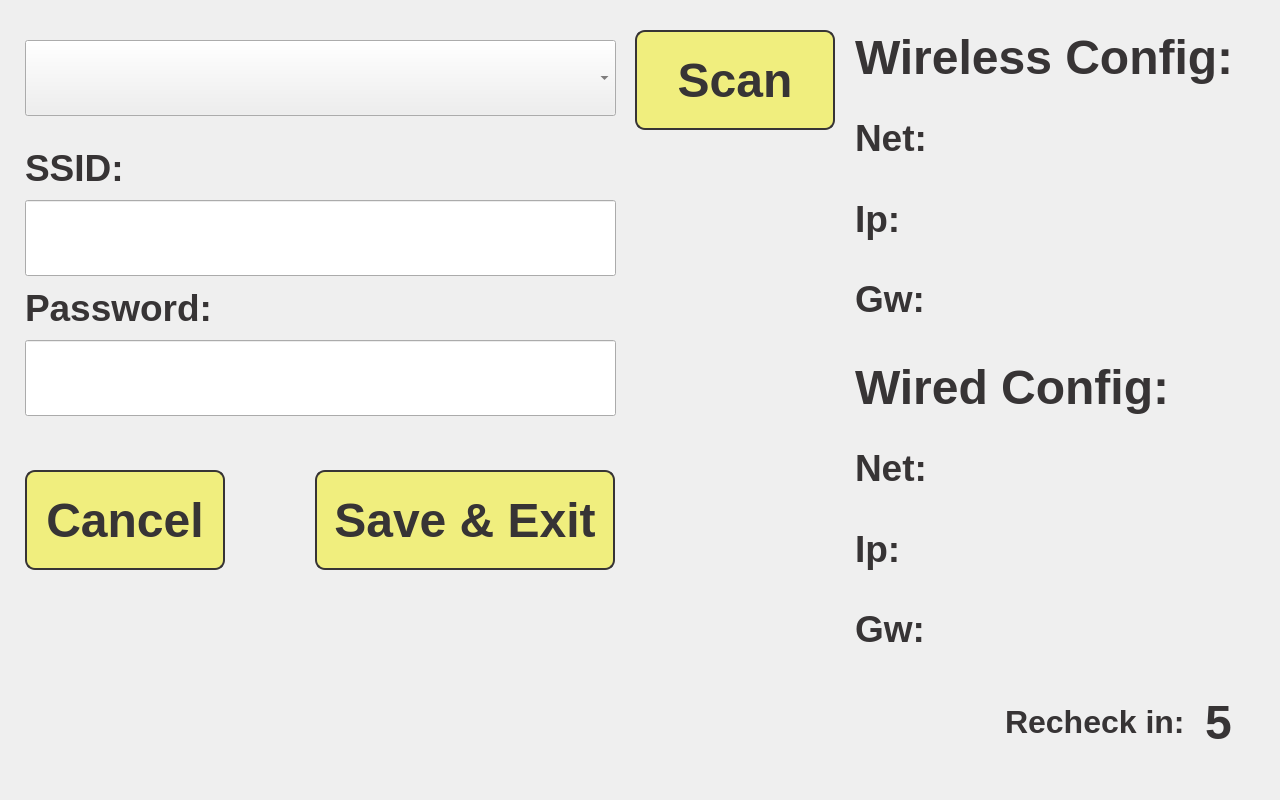
<?xml version="1.0" encoding="UTF-8"?>
<ui version="4.0">
 <class>WiFiDialog</class>
 <widget class="QDialog" name="WiFiDialog">
  <property name="geometry">
   <rect>
    <x>0</x>
    <y>0</y>
    <width>1280</width>
    <height>800</height>
   </rect>
  </property>
  <property name="windowTitle">
   <string>Dialog</string>
  </property>
  <property name="styleSheet">
   <string notr="true"/>
  </property>
  <widget class="QWidget" name="verticalLayoutWidget">
   <property name="geometry">
    <rect>
     <x>855</x>
     <y>20</y>
     <width>416</width>
     <height>316</height>
    </rect>
   </property>
   <layout class="QVBoxLayout" name="verticalLayout">
    <item>
     <widget class="QLabel" name="minutesLabel">
      <property name="font">
       <font>
        <family>Liberation Sans</family>
        <pointsize>36</pointsize>
        <weight>75</weight>
        <bold>true</bold>
       </font>
      </property>
      <property name="styleSheet">
       <string notr="true">color: rgb(55, 52, 53);</string>
      </property>
      <property name="text">
       <string>Wireless Config:</string>
      </property>
      <property name="alignment">
       <set>Qt::AlignLeading|Qt::AlignLeft|Qt::AlignVCenter</set>
      </property>
     </widget>
    </item>
    <item>
     <widget class="QLabel" name="wirelessLabel1">
      <property name="font">
       <font>
        <family>Liberation Sans</family>
        <pointsize>28</pointsize>
        <weight>75</weight>
        <bold>true</bold>
       </font>
      </property>
      <property name="styleSheet">
       <string notr="true">color: rgb(55, 52, 53);</string>
      </property>
      <property name="text">
       <string>Net:</string>
      </property>
      <property name="alignment">
       <set>Qt::AlignLeading|Qt::AlignLeft|Qt::AlignVCenter</set>
      </property>
     </widget>
    </item>
    <item>
     <widget class="QLabel" name="wirelessLabel2">
      <property name="font">
       <font>
        <family>Liberation Sans</family>
        <pointsize>28</pointsize>
        <weight>75</weight>
        <bold>true</bold>
       </font>
      </property>
      <property name="styleSheet">
       <string notr="true">color: rgb(55, 52, 53);</string>
      </property>
      <property name="text">
       <string>Ip:</string>
      </property>
      <property name="alignment">
       <set>Qt::AlignLeading|Qt::AlignLeft|Qt::AlignVCenter</set>
      </property>
     </widget>
    </item>
    <item>
     <widget class="QLabel" name="wirelessLabel3">
      <property name="font">
       <font>
        <family>Liberation Sans</family>
        <pointsize>28</pointsize>
        <weight>75</weight>
        <bold>true</bold>
       </font>
      </property>
      <property name="styleSheet">
       <string notr="true">color: rgb(55, 52, 53);</string>
      </property>
      <property name="text">
       <string>Gw:</string>
      </property>
      <property name="alignment">
       <set>Qt::AlignLeading|Qt::AlignLeft|Qt::AlignVCenter</set>
      </property>
     </widget>
    </item>
   </layout>
  </widget>
  <widget class="QLineEdit" name="ssidEdit">
   <property name="geometry">
    <rect>
     <x>25</x>
     <y>200</y>
     <width>591</width>
     <height>76</height>
    </rect>
   </property>
   <property name="font">
    <font>
     <family>Liberation Sans</family>
     <pointsize>28</pointsize>
     <weight>75</weight>
     <bold>true</bold>
    </font>
   </property>
   <property name="styleSheet">
    <string notr="true">color: rgb(55, 52, 53);</string>
   </property>
  </widget>
  <widget class="QLineEdit" name="passEdit">
   <property name="geometry">
    <rect>
     <x>25</x>
     <y>340</y>
     <width>591</width>
     <height>76</height>
    </rect>
   </property>
   <property name="font">
    <font>
     <family>Liberation Sans</family>
     <pointsize>28</pointsize>
     <weight>75</weight>
     <bold>true</bold>
    </font>
   </property>
   <property name="styleSheet">
    <string notr="true">color: rgb(55, 52, 53);</string>
   </property>
  </widget>
  <widget class="QComboBox" name="comboBox">
   <property name="geometry">
    <rect>
     <x>25</x>
     <y>40</y>
     <width>591</width>
     <height>76</height>
    </rect>
   </property>
   <property name="font">
    <font>
     <family>Liberation Sans</family>
     <pointsize>26</pointsize>
     <weight>75</weight>
     <bold>true</bold>
    </font>
   </property>
   <property name="styleSheet">
    <string notr="true">color: rgb(55, 52, 53);</string>
   </property>
   <property name="currentText">
    <string/>
   </property>
   <property name="currentIndex">
    <number>-1</number>
   </property>
  </widget>
  <widget class="QWidget" name="verticalLayoutWidget_2">
   <property name="geometry">
    <rect>
     <x>855</x>
     <y>350</y>
     <width>416</width>
     <height>316</height>
    </rect>
   </property>
   <layout class="QVBoxLayout" name="verticalLayout_2">
    <item>
     <widget class="QLabel" name="minutesLabel_5">
      <property name="font">
       <font>
        <family>Liberation Sans</family>
        <pointsize>36</pointsize>
        <weight>75</weight>
        <bold>true</bold>
       </font>
      </property>
      <property name="styleSheet">
       <string notr="true">color: rgb(55, 52, 53);</string>
      </property>
      <property name="text">
       <string>Wired Config:</string>
      </property>
      <property name="alignment">
       <set>Qt::AlignLeading|Qt::AlignLeft|Qt::AlignVCenter</set>
      </property>
     </widget>
    </item>
    <item>
     <widget class="QLabel" name="wiredLabel1">
      <property name="font">
       <font>
        <family>Liberation Sans</family>
        <pointsize>28</pointsize>
        <weight>75</weight>
        <bold>true</bold>
       </font>
      </property>
      <property name="styleSheet">
       <string notr="true">color: rgb(55, 52, 53);</string>
      </property>
      <property name="text">
       <string>Net:</string>
      </property>
      <property name="alignment">
       <set>Qt::AlignLeading|Qt::AlignLeft|Qt::AlignVCenter</set>
      </property>
     </widget>
    </item>
    <item>
     <widget class="QLabel" name="wiredLabel2">
      <property name="font">
       <font>
        <family>Liberation Sans</family>
        <pointsize>28</pointsize>
        <weight>75</weight>
        <bold>true</bold>
       </font>
      </property>
      <property name="styleSheet">
       <string notr="true">color: rgb(55, 52, 53);</string>
      </property>
      <property name="text">
       <string>Ip:</string>
      </property>
      <property name="alignment">
       <set>Qt::AlignLeading|Qt::AlignLeft|Qt::AlignVCenter</set>
      </property>
     </widget>
    </item>
    <item>
     <widget class="QLabel" name="wiredLabel3">
      <property name="font">
       <font>
        <family>Liberation Sans</family>
        <pointsize>28</pointsize>
        <weight>75</weight>
        <bold>true</bold>
       </font>
      </property>
      <property name="styleSheet">
       <string notr="true">color: rgb(55, 52, 53);</string>
      </property>
      <property name="text">
       <string>Gw:</string>
      </property>
      <property name="alignment">
       <set>Qt::AlignLeading|Qt::AlignLeft|Qt::AlignVCenter</set>
      </property>
     </widget>
    </item>
   </layout>
  </widget>
  <widget class="QLabel" name="minutesLabel_9">
   <property name="geometry">
    <rect>
     <x>1005</x>
     <y>685</y>
     <width>191</width>
     <height>74</height>
    </rect>
   </property>
   <property name="font">
    <font>
     <family>Liberation Sans</family>
     <pointsize>24</pointsize>
     <weight>75</weight>
     <bold>true</bold>
    </font>
   </property>
   <property name="styleSheet">
    <string notr="true">color: rgb(55, 52, 53);</string>
   </property>
   <property name="text">
    <string>Recheck in:</string>
   </property>
   <property name="alignment">
    <set>Qt::AlignLeading|Qt::AlignLeft|Qt::AlignVCenter</set>
   </property>
  </widget>
  <widget class="QLabel" name="recheckLabel">
   <property name="geometry">
    <rect>
     <x>1205</x>
     <y>685</y>
     <width>66</width>
     <height>74</height>
    </rect>
   </property>
   <property name="font">
    <font>
     <family>Liberation Sans</family>
     <pointsize>36</pointsize>
     <weight>75</weight>
     <bold>true</bold>
    </font>
   </property>
   <property name="styleSheet">
    <string notr="true">color: rgb(55, 52, 53);</string>
   </property>
   <property name="text">
    <string>5</string>
   </property>
   <property name="alignment">
    <set>Qt::AlignLeading|Qt::AlignLeft|Qt::AlignVCenter</set>
   </property>
  </widget>
  <widget class="QPushButton" name="cancelButton">
   <property name="geometry">
    <rect>
     <x>25</x>
     <y>470</y>
     <width>200</width>
     <height>100</height>
    </rect>
   </property>
   <property name="minimumSize">
    <size>
     <width>200</width>
     <height>100</height>
    </size>
   </property>
   <property name="font">
    <font>
     <family>Liberation Sans</family>
     <pointsize>36</pointsize>
     <weight>75</weight>
     <bold>true</bold>
    </font>
   </property>
   <property name="styleSheet">
    <string notr="true">background-color: rgb(240, 238, 126);
border-radius: 10px;
border:2px solid rgb(55, 52, 53);
color: rgb(55, 52, 53);</string>
   </property>
   <property name="text">
    <string>Cancel</string>
   </property>
  </widget>
  <widget class="QPushButton" name="saveButton">
   <property name="geometry">
    <rect>
     <x>315</x>
     <y>470</y>
     <width>300</width>
     <height>100</height>
    </rect>
   </property>
   <property name="minimumSize">
    <size>
     <width>300</width>
     <height>100</height>
    </size>
   </property>
   <property name="font">
    <font>
     <family>Liberation Sans</family>
     <pointsize>36</pointsize>
     <weight>75</weight>
     <bold>true</bold>
    </font>
   </property>
   <property name="styleSheet">
    <string notr="true">background-color: rgb(240, 238, 126);
border-radius: 10px;
border:2px solid rgb(55, 52, 53);
color: rgb(55, 52, 53);</string>
   </property>
   <property name="text">
    <string>Save &amp;&amp; Exit</string>
   </property>
  </widget>
  <widget class="QPushButton" name="scanButton">
   <property name="geometry">
    <rect>
     <x>635</x>
     <y>30</y>
     <width>200</width>
     <height>100</height>
    </rect>
   </property>
   <property name="minimumSize">
    <size>
     <width>200</width>
     <height>100</height>
    </size>
   </property>
   <property name="font">
    <font>
     <family>Liberation Sans</family>
     <pointsize>36</pointsize>
     <weight>75</weight>
     <bold>true</bold>
    </font>
   </property>
   <property name="styleSheet">
    <string notr="true">background-color: rgb(240, 238, 126);
border-radius: 10px;
border:2px solid rgb(55, 52, 53);
color: rgb(55, 52, 53);</string>
   </property>
   <property name="text">
    <string>Scan</string>
   </property>
  </widget>
  <widget class="QLabel" name="wirelessLabel2_2">
   <property name="geometry">
    <rect>
     <x>25</x>
     <y>140</y>
     <width>121</width>
     <height>56</height>
    </rect>
   </property>
   <property name="font">
    <font>
     <family>Liberation Sans</family>
     <pointsize>28</pointsize>
     <weight>75</weight>
     <bold>true</bold>
    </font>
   </property>
   <property name="styleSheet">
    <string notr="true">color: rgb(55, 52, 53);</string>
   </property>
   <property name="text">
    <string>SSID:</string>
   </property>
   <property name="alignment">
    <set>Qt::AlignLeading|Qt::AlignLeft|Qt::AlignVCenter</set>
   </property>
  </widget>
  <widget class="QLabel" name="wirelessLabel2_3">
   <property name="geometry">
    <rect>
     <x>25</x>
     <y>280</y>
     <width>201</width>
     <height>56</height>
    </rect>
   </property>
   <property name="font">
    <font>
     <family>Liberation Sans</family>
     <pointsize>28</pointsize>
     <weight>75</weight>
     <bold>true</bold>
    </font>
   </property>
   <property name="styleSheet">
    <string notr="true">color: rgb(55, 52, 53);</string>
   </property>
   <property name="text">
    <string>Password:</string>
   </property>
   <property name="alignment">
    <set>Qt::AlignLeading|Qt::AlignLeft|Qt::AlignVCenter</set>
   </property>
  </widget>
  <widget class="QPushButton" name="passButton">
   <property name="geometry">
    <rect>
     <x>25</x>
     <y>341</y>
     <width>591</width>
     <height>76</height>
    </rect>
   </property>
   <property name="styleSheet">
    <string notr="true">background-color: rgba(196, 255, 157, 0);
border: 0px
</string>
   </property>
   <property name="text">
    <string/>
   </property>
  </widget>
  <widget class="QPushButton" name="ssidButton">
   <property name="geometry">
    <rect>
     <x>25</x>
     <y>200</y>
     <width>591</width>
     <height>76</height>
    </rect>
   </property>
   <property name="styleSheet">
    <string notr="true">background-color: rgba(196, 255, 157, 0);
border: 0px
</string>
   </property>
   <property name="text">
    <string/>
   </property>
  </widget>
  <widget class="QLabel" name="waitLabel">
   <property name="geometry">
    <rect>
     <x>25</x>
     <y>605</y>
     <width>586</width>
     <height>56</height>
    </rect>
   </property>
   <property name="font">
    <font>
     <family>Liberation Sans</family>
     <pointsize>28</pointsize>
     <weight>75</weight>
     <bold>true</bold>
    </font>
   </property>
   <property name="styleSheet">
    <string notr="true">color: rgb(55, 52, 53);</string>
   </property>
   <property name="text">
    <string/>
   </property>
   <property name="alignment">
    <set>Qt::AlignLeading|Qt::AlignLeft|Qt::AlignVCenter</set>
   </property>
  </widget>
 </widget>
 <resources>
  <include location="wifi_res.qrc"/>
 </resources>
 <connections/>
</ui>
